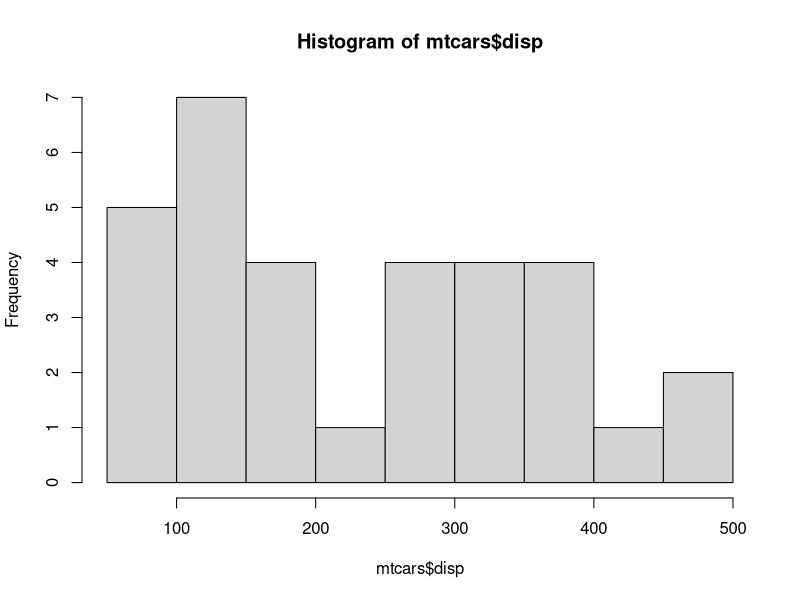
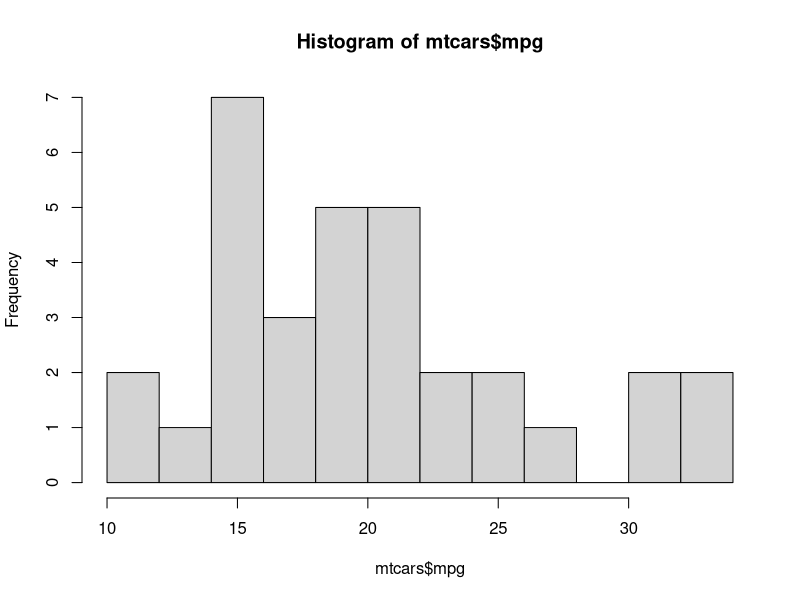
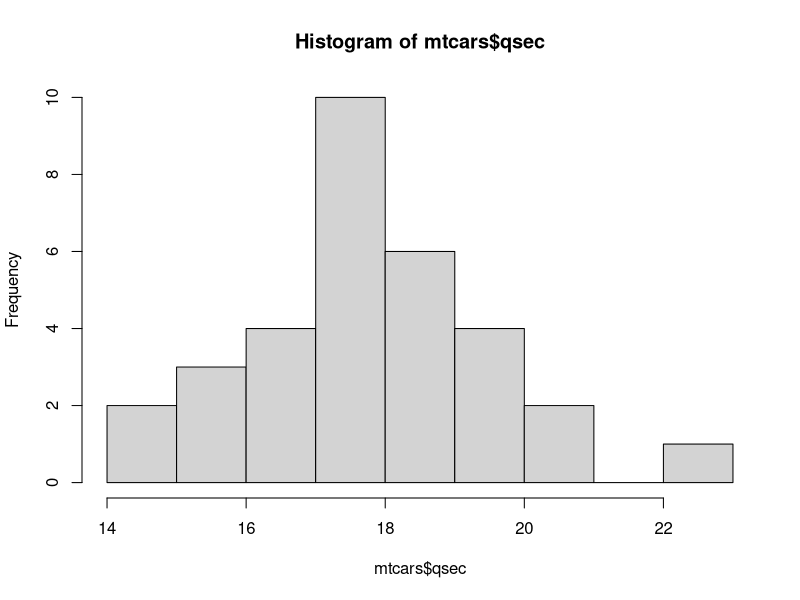
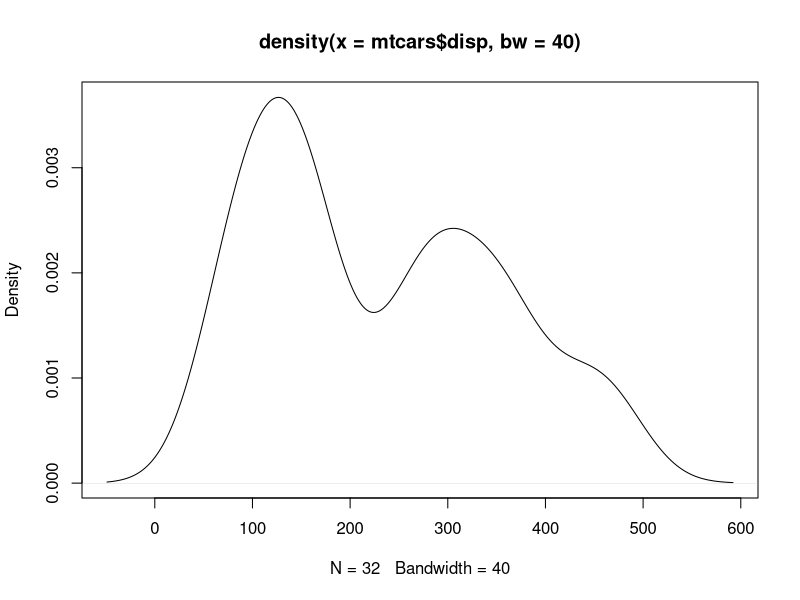
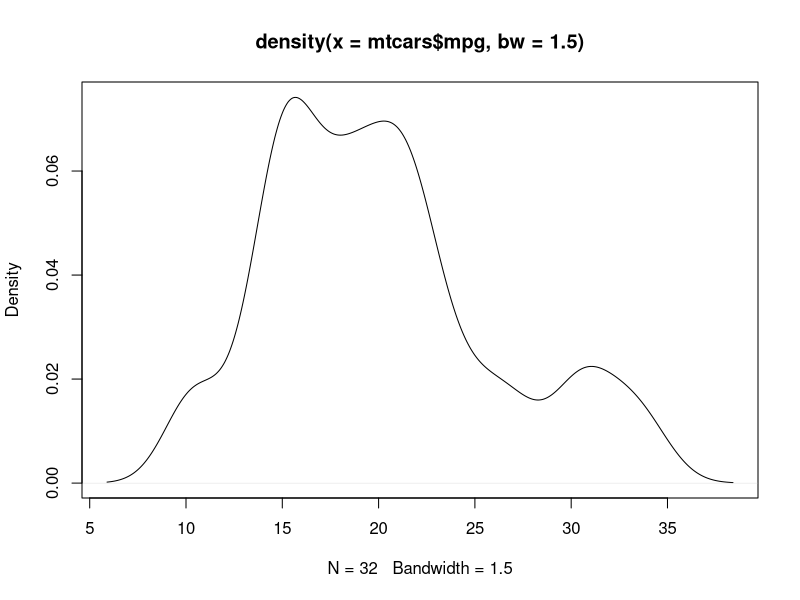
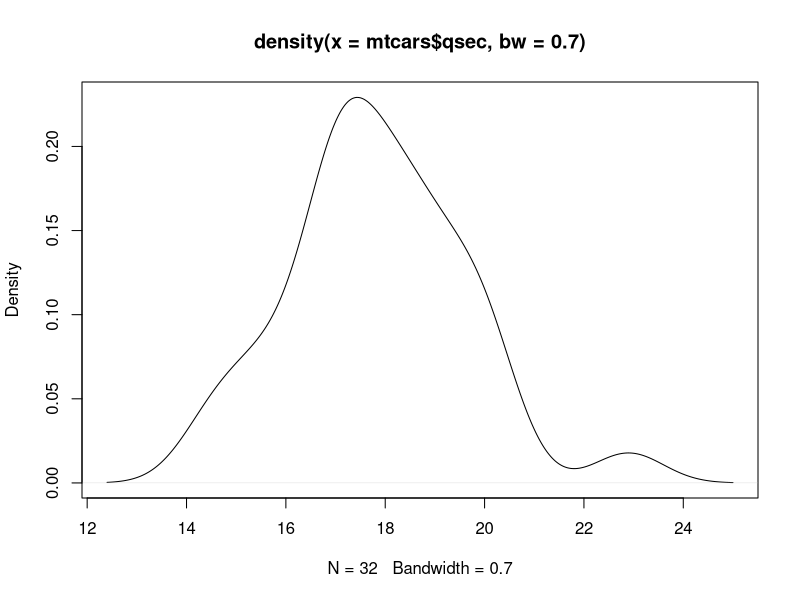
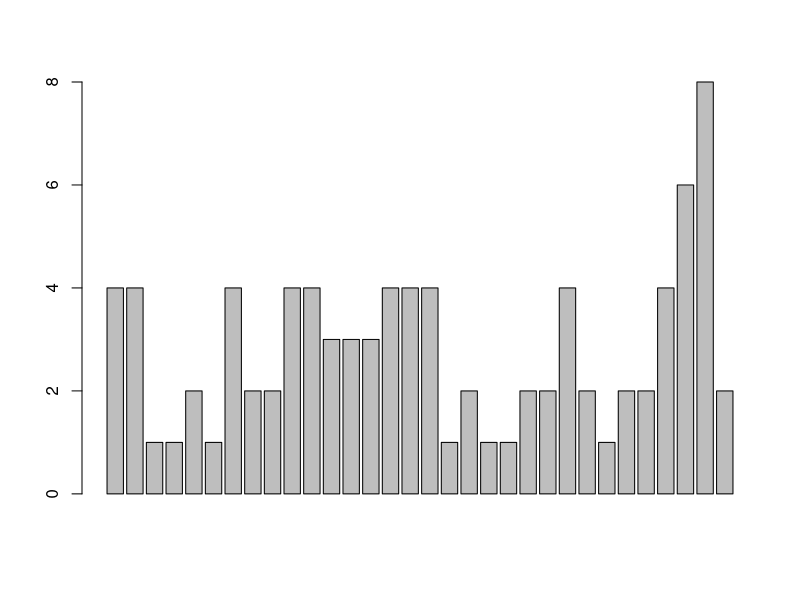
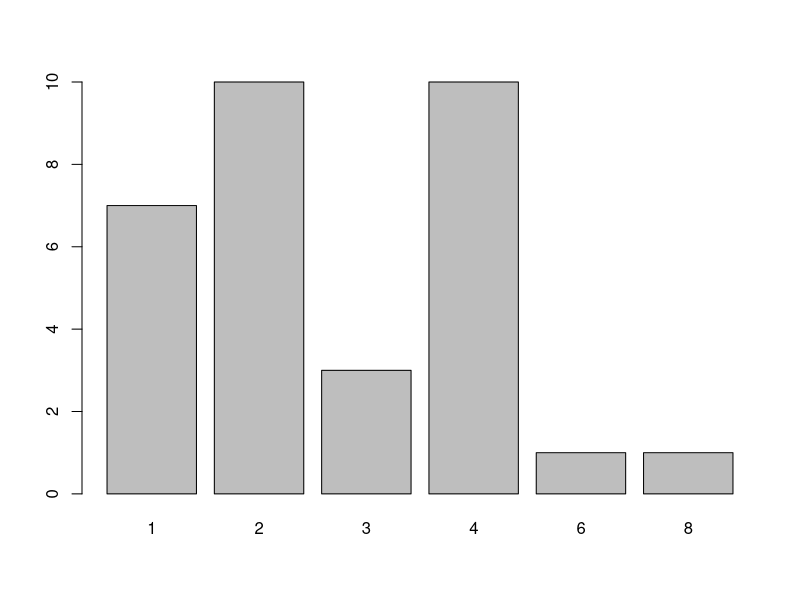

Generate these figures, in order, with R:
# Exercicio 1 - estatistica.
# Solucao
# 31/08/2015 - Thiago Sanna Freire Silva

# 1) Importando e arrumando os dados

data(mtcars)

summary(mtcars)

str(mtcars)

head(mtcars,3)

tail(mtcars,3)

names(mtcars)

row.names(mtcars)

# Transforma nome do carro em variável

mtcars$model <- factor(row.names(mtcars))

str(mtcars)

mtcars$am <- factor(mtcars$am)

mtcars$vs <- factor(mtcars$vs)

str(mtcars)

levels(mtcars$am)

levels(mtcars$am) <- c("automatic","manual")

levels(mtcars$am)

head(mtcars)

levels(mtcars$vs) <- c("V","S")

# 2) Exercicio

# Pergunta 1
# Resposta: A classe é data.frame. Uma matriz de dados similar a uma tabela, mas aceita colunas de formatos diferentes, e nomes de variaveis (colunas) e de observacoes (linhas). E a unidade mais basica para armazenamento e analise dos dados.
class(mtcars)

# Pergunta 2
# Resposta: 32 observaçoes de 12 variáveis, 9 numericas e 3 categoricas.
dim(mtcars)
str(mtcars)

#Pergunta 3
#Respostas:
summary(mtcars)

#Pergunta 4
# Resposta:

apply(mtcars[,-c(8,9,12)],2,sd)

#Pergunta 5:
# Resposta:

# coeficiente de variação = DP/Media

cv <- function(x) sd(x)/mean(x)*100

apply(mtcars[,-c(8,9,12)],2,cv)

#Pergunta 6:
# Resposta:

apply(mtcars[,-c(8,9,12)],2,quantile,probs=c(0.25,0.5,0.75))

summary(mtcars)

#Pergunta 7:
#Resposta:

hist(mtcars$disp,breaks=10)

hist(mtcars$mpg,breaks=10)

hist(mtcars$qsec)

plot(density(mtcars$disp,bw=40))

plot(density(mtcars$mpg, bw=1.5))

plot(density(mtcars$qsec, bw=0.7))

#Pergunta 8:
# Resposta:

barplot(mtcars$carb) # nao e isso

table(mtcars$carb)

barplot(table(mtcars$carb))

barplot(table(mtcars$cyl))

#Pergunta 9:
# Como qsec e mpg estao relacionados com hp

plot(mtcars$hp,mtcars$qsec)
plot(qsec~hp,data=mtcars)

plot(mtcars$hp,mtcars$mpg)

#Pergunta 10:

boxplot(hp ~ cyl,data=mtcars)

boxplot(hp ~ gear,data=mtcars)

#Pergunta 11:

library(ggplot2)

ggplot(mtcars,aes(hp,qsec)) + geom_point(aes(color=wt),size=5) + xlab("Potência (hp)") + ylab("Tempo em 1/4 de milha (seg)") + scale_color_continuous(name="Peso\n(libras/1000)")

#Pergunta 12:

mtcars$pp <- mtcars$wt/mtcars$hp

plot(mtcars$pp,mtcars$qsec)

#Pergunta 13:

mtcars[mtcars$pp > 0.05,]
